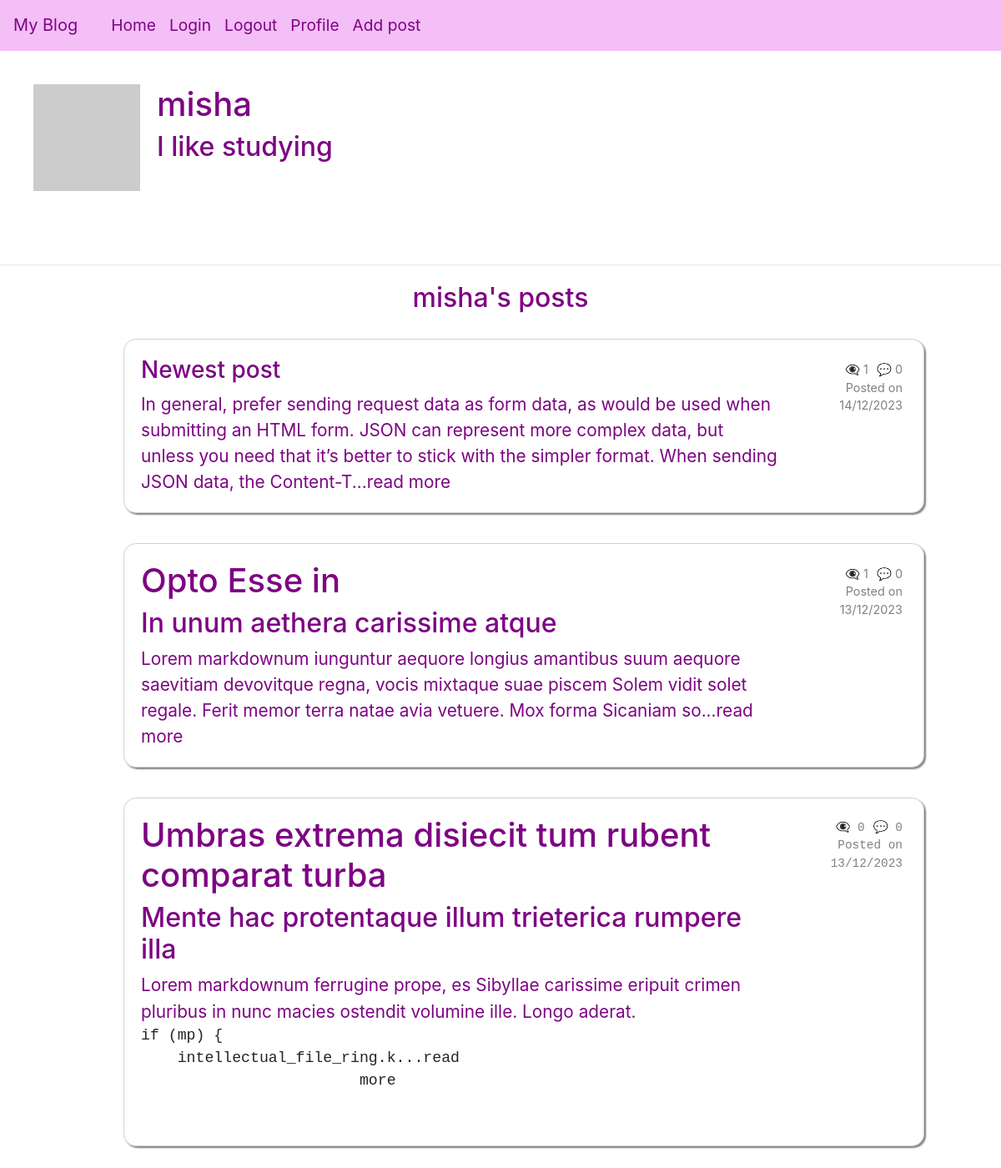
/user/misha (signed in), run on the app's committed database.
### app/models/models.py (models this page shows, shortened)
class User(UserMixin, db.Model):
    __tablename__ = "user"
    id = db.Column(db.Integer, primary_key=True)
    username = db.Column(String(64), unique=True, nullable=False)
    email = db.Column(db.String(120), unique=True, nullable=False)
    isAdmin = db.Column(db.Boolean, nullable=False)
    password_hash = db.Column(String(256))
    profile_image = db.Column(String(256))
    info = db.Column(String(256))
    posts = db.relationship('Post', back_populates='user', cascade='all, delete-orphan')
    comments = db.relationship('Comment', back_populates='user', cascade='all, delete-orphan')
    def get_avatar(self, size):
        digest = md5(self.email.lower().encode('utf-8')).hexdigest()
        self.profile_image = f'https://www.gravatar.com/avatar/{digest}?d=identicon&s={size}'
        return self.profile_image

class Post(db.Model):
    __tablename__ = "post"
    id = db.Column(db.Integer, primary_key=True)
    title = db.Column(String(250))
    title_html = db.Column(db.String(250))
    body = db.Column(String(2500))
    body_html = db.Column(db.String(2500))
    timestamp = db.Column(DateTime, default=func.now())
    user_id = db.Column(db.Integer, db.ForeignKey('user.id'), nullable=False)
    user = db.relationship('User', back_populates='posts')
    comments = db.relationship('Comment', back_populates='post', cascade='all, delete-orphan')
    views = db.Column(db.Integer, server_default=str(0))
    def get_comments_length(self):
        commments = Comment.query.filter_by(post_id=self.id).all()
        return len(commments)

### app/routes/routes.py (the view, shortened to what this page needs)
@blueprint.route('/user/<username>', methods=["GET", "POST"])
@login_required
def user(username):
        user = User.query.filter_by(username=username).first_or_404()
        form = PostForm()
        user.profile_image = user.get_avatar(128)
        posts = Post.query.filter_by(user_id=user.id).order_by(Post.timestamp.desc()).all()
        return render_template('profile.html', user=user, form=form, posts=posts)

### app/templates/profile.html (shortened to what this page needs)
{% extends "base.html" %} {% import "bootstrap/wtf.html" as wtf %}{% block
content %}
<div class="avatar-username">
    <div class="avatar-username">
        <img src="{{ user.profile_image }}" width="128" height="128" />
        <div>
            <h1>{{ user.username }}</h1>
            {% if user.info %}
            <h2>{{user.info}}</h2>
            {% endif %}
        </div>
    </div>
</div>
<hr />
 {% if posts %}
<h2 class="greeting">{{user.username}}'s posts</h2>
{% for post in posts%}
<div class="posts">
    <ul>
        <a href="{{url_for('main.post', id=post.id)}}" class="post-link">
            <li class="post">
                <div class="avatar-comment">
                    <div>
                        {% if post.title_html %} {{post.title_html | safe}} {%
                        else %}
                        <h1>{{post.title}}</h1>
                        {% endif %} {{(post.body_html | safe)[0:250]}}...read
                        more
                    </div>
                </div>
                <div class="comments-date">
                    <div class="comments-views">
                        {% if not post.views%}
                        <p>👁️‍🗨️ 0</p>
                        {% else %}
                        <p>👁️‍🗨️ {{post.views}}</p>
                        {% endif %}
                        <p>💬 {{post.get_comments_length()}}</p>
                    </div>
                    <p>Posted on</p>
                    <p>{{post.timestamp.strftime('%d/%m/%Y')}}</p>
                </div>
            </li></a
        >
    </ul>
</div>
{% endfor%} {% endif %} {% endblock %}

### app/static/style.css (style rules this page uses)
* { margin: 0; box-sizing: border-box; }
html { scroll-behavior: smooth; }
a { cursor: pointer; text-decoration: none; color: rgb(223, 71, 231); }
ul { list-style-type: none; margin-left: 1rem; font-size: larger; }
.greeting { text-align: center; color: rgb(125, 4, 131); margin: 20px 0; }
.posts { display: flex; flex-direction: column; align-items: center; }
.post { margin: 10px; border: 1px solid rgba(128, 128, 128, 0.364); border-radius: 15px; padding: 20px; box-shadow: 2px 2px 2px grey; width: 80vw; display: grid; grid-template-columns: 5fr 1fr; grid-template-rows: 1fr; }
.comments-date, .comments-date a { display: flex; flex-direction: column; font-size: 0.9rem; align-items: flex-end; justify-content: flex-start; color: grey; padding: 5px; }
.comments-views { display: flex; flex-direction: row; font-size: 0.9rem; justify-content: center; gap: 10px; }
.avatar-comment { display: flex; gap: 20px; align-items: center; color: rgb(125, 4, 131); }
.avatar-comment p { margin: 0; }
.comments-date p { display: flex; flex-direction: column; align-items: flex-end; margin: 0px; }
a .post { color: rgb(125, 4, 131); font-size: 1.3rem; }
.avatar-username { display: flex; flex-direction: row; justify-content: space-between; align-items: flex-start; gap: 20px; padding: 20px; color: rgb(125, 4, 131); }
hr { margin-top: 3rem; margin-bottom: 1rem; border: 0; border-top: 1px solid rgba(0, 0, 0, 0.1); }

### data on the page
User: username "misha", info "I like studying"
Post: title_html "Newest post", body_html "In general, prefer sending request data as form data, as would be used when submitting an HTML form. JSON can represent more complex data, but unless you need that it’s better to stick with the simpler format. When sending JSON data, the Content-T", views "1", get_comments_length "0", timestamp "14/12/2023"
Post: title_html "Opto Esse in", body_html "In unum aethera carissime atque Lorem markdownum iunguntur aequore longius amantibus suum aequore saevitiam devovitque regna, vocis mixtaque suae piscem Solem vidit solet regale. Ferit memor terra natae avia vetuere. Mox forma Sicaniam so", views "1", get_comments_length "0", timestamp "13/12/2023"
Post: title_html "Umbras extrema disiecit tum rubent comparat turba", body_html "Mente hac protentaque illum trieterica rumpere illa Lorem markdownum ferrugine prope, es Sibyllae carissime eripuit crimen pluribus in nunc macies ostendit volumine ille. Longo aderat. if (mp) { intellectual_file_ring.k", shows "👁️‍🗨️ 0", get_comments_length "0", timestamp "13/12/2023"
